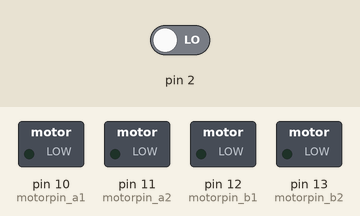
Simulated run of this sketch. Board: Arduino Uno, built with avr-gcc and run on an emulated ATmega328P. Parts: switched loads named in the sketch (green lamp = pin HIGH). The inputs (shaded band) are chosen by the test bench; at power-on: pin 2 LOW.

Above: at 1.2 s.
1.3 s: pin 2 driven HIGH
At 1.6 s:
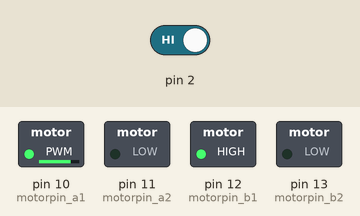
Timing chart, 0 to 4.3 s (numbered marks = the images above; inputs shaded):
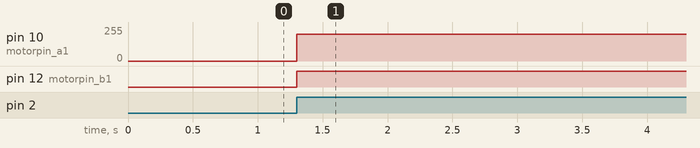

The sketch:

changeWater.ino
```cpp
int motorpin_a1 = 10;
int motorpin_a2 = 11;
int motorpin_b1 = 12;
int motorpin_b2 = 13;
void setup() {
  // put your setup code here, to run once:
  pinMode(motorpin_a1, OUTPUT);
  pinMode(motorpin_a2, OUTPUT);
  pinMode(motorpin_b1, OUTPUT);
  pinMode(motorpin_b2, OUTPUT);
  pinMode(2, INPUT);

}
int TTT;

void loop() {
  TTT = digitalRead(2);
  if(TTT == 1)
  {
    analogWrite(motorpin_b2, LOW );
    analogWrite(motorpin_b1, 200 );
    analogWrite(motorpin_a2, LOW );
    analogWrite(motorpin_a1, 200 );
    delay(20000);
    analogWrite(motorpin_b2, LOW );
    analogWrite(motorpin_b1, LOW );
    analogWrite(motorpin_a2, LOW );
    analogWrite(motorpin_a1, LOW );
  }
}
```

Measured:
- after the input at 1.3 s, pin 10 (motorpin_a1): 0/255 → 200/255 at once; pin 12 (motorpin_b1): LOW → HIGH at once
